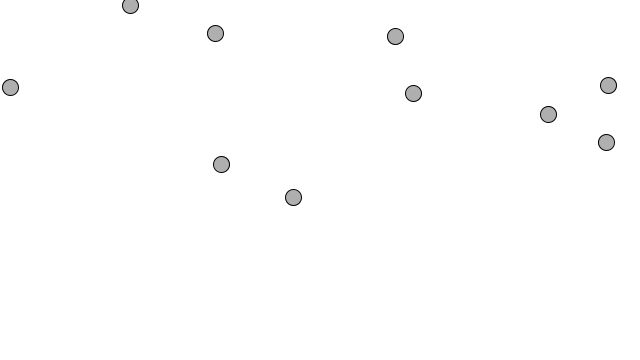
Frame 1 (no input)
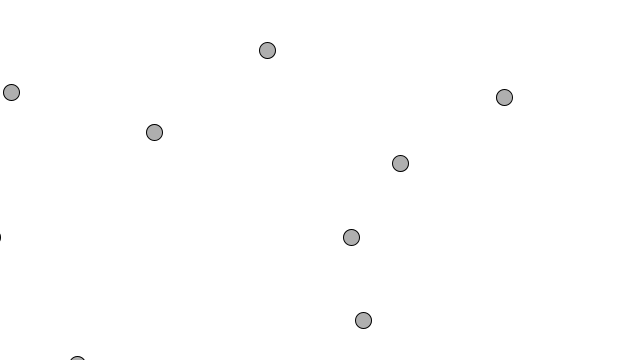
Frame 60 (the mouse pressed at the canvas centre just before this capture)
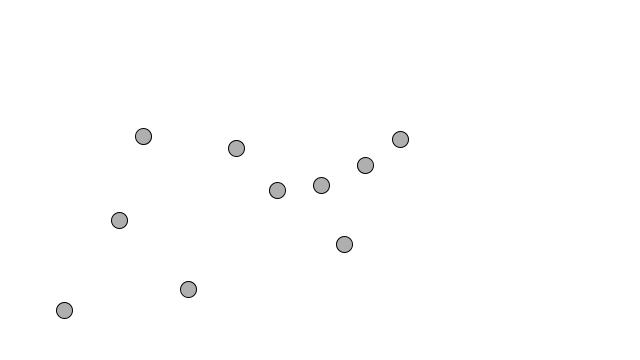
Frame 120 (the mouse held since frame 60 and released just before this capture)

The Processing sketch that drew these frames (run headless with seeded random() and noise(); from frame 60 on, the mouse is pressed at the canvas centre):

// Processing sketch: Separate_and_Seek
// ── Separate_and_Seek.pde
ArrayList<Vehicle> vehicles;

void setup() {
  size(640, 360);
  vehicles = new ArrayList<Vehicle>();
  for (int i = 0; i < 10; i++) {
    vehicles.add(new Vehicle(random(width), random(height)));
  }
}

void draw() {
  background(255);

  //if (mousePressed) {
  //  Vehicle vehicle = new Vehicle(mouseX,mouseY);
  //  vehicles.add(vehicle);
  //}

  for (Vehicle v : vehicles) {
    v.separate(vehicles);
    v.update();
    v.display();
    v.boundary();
    if (mousePressed) {
      v.seek(new PVector(mouseX, mouseY));
    }
  }
}
// ── Vehicle.pde
class Vehicle {
  PVector location;
  PVector velocity;
  PVector acceleration;
  float maxspeed;
  float maxForce;
  float r;

  Vehicle(float x, float y) {
    r = 8;
    maxspeed = 3;
    maxForce = 0.1;
    location = new PVector(x, y);
    velocity = new PVector(0, 0);
    acceleration = new PVector(0, 0);
  }

  void update() {
    velocity.add(acceleration);
    velocity.limit(maxspeed);
    location.add(velocity);
    acceleration.mult(0);
  }
  
  void seek(PVector target){
    PVector desired = PVector.sub(target,location);
    desired.normalize();
    desired.mult(maxspeed);
    
    PVector steer = PVector.sub(desired,velocity);
    steer.limit(maxForce);
    applyForce(steer);
  }

  void separate(ArrayList<Vehicle> vehicles) {
    PVector sum = new PVector();
    int count = 0;

    float separateDistance = 100;
    for (Vehicle v : vehicles) {
      float d = PVector.dist(location, v.location);

      if (d>0 && d<separateDistance) {
        PVector diff = PVector.sub(location, v.location);
        diff.normalize();
        diff.div(d);
        sum.add(diff);
        count++;
      }
    }

    if (count>0) {
      sum.div(count);
      sum.normalize();
      sum.mult(maxspeed);

      PVector steer = PVector.sub(sum, velocity);
      steer.limit(maxForce);
      applyForce(steer);
    }
  }

  void applyForce(PVector force) {
    acceleration.add(force);
  }

  void display() {
    fill(175);
    stroke(0);
    pushMatrix();
    translate(location.x, location.y);
    ellipse(0, 0, r*2, r*2);
    popMatrix();
  }

  void boundary() {
    if (location.x < -r) location.x = width+r;
    if (location.y < -r) location.y = height+r;
    if (location.x > width+r) location.x = -r;
    if (location.y > height+r) location.y = -r;
  }
}
